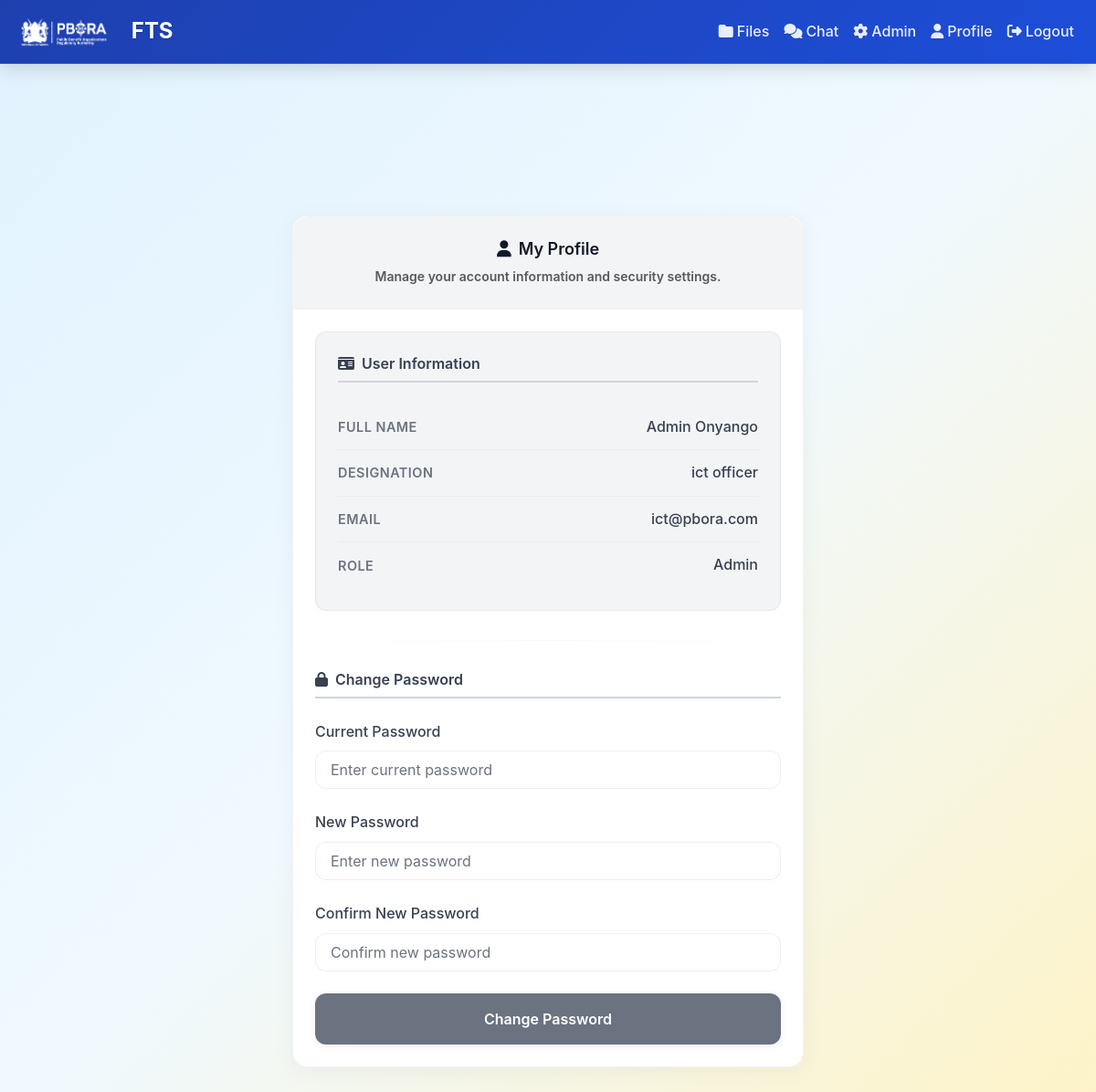
Page /auth/profile (signed in) on the committed database.
### app/models.py (models this page shows, shortened)
class User(db.Model, UserMixin):
    __tablename__ = "users"
    id = db.Column(db.Integer, primary_key=True)
    name = db.Column(db.String(120), nullable=False)
    designation = db.Column(db.String(120), nullable=False)
    email = db.Column(db.String(150), unique=True, nullable=False)
    password = db.Column(db.String(200), nullable=False)
    role = db.Column(db.String(20), default="staff", nullable=False)
    transactions = db.relationship("FileTransaction", backref="user", lazy=True, foreign_keys="FileTransaction.user_id")

### app/routes/auth.py (the view, shortened to what this page needs)
@bp.route("/profile", methods=["GET", "POST"])
@login_required
def profile():
    form = ChangePasswordForm()
    return render_template("auth/profile.html", form=form)

### app/forms.py
class ChangePasswordForm(FlaskForm):
    current_password = PasswordField("Current Password", validators=[DataRequired()])
    new_password = PasswordField("New Password", validators=[DataRequired(), Length(min=6)])
    confirm_password = PasswordField("Confirm New Password", validators=[DataRequired(), EqualTo('new_password', message='Passwords must match')])
    submit = SubmitField("Change Password")

### app/templates/auth/profile.html (shortened to what this page needs)
{% extends "base.html" %}
{% block content %}
<div class="container-fluid min-vh-100 py-5">
    <div class="row justify-content-center">
        <div class="col-md-8 col-lg-6">
            <div class="glass-container p-0">
                <div class="card border-0 shadow-none">
                    <div class="card-header text-center py-4">
                        <h4 class="mb-0">
                            <i class="fas fa-user me-2"></i>My Profile
                        </h4>
                        <p class="text-muted mt-2 mb-0 small">Manage your account information and security settings.</p>
                    </div>
                    <div class="card-body p-4">
                        <div class="info-section">
                            <h5 class="section-header">
                                <i class="fas fa-id-card me-2"></i>User Information
                            </h5>
                            <div class="info-row">
                                <span class="info-label">Full Name</span>
                                <span class="info-value">{{ current_user.name }}</span>
                            </div>
                            <div class="info-row">
                                <span class="info-label">Designation</span>
                                <span class="info-value">{{ current_user.designation }}</span>
                            </div>
                            <div class="info-row">
                                <span class="info-label">Email</span>
                                <span class="info-value">{{ current_user.email }}</span>
                            </div>
                            <div class="info-row">
                                <span class="info-label">Role</span>
                                <span class="info-value">{{ current_user.role.title() }}</span>
                            </div>
                        </div>
                        <hr class="divider">
                        <div>
                            <h5 class="section-header">
                                <i class="fas fa-lock me-2"></i>Change Password
                            </h5>
                            <form method="post">
                                <div class="mb-4">
                                    {{ form.current_password.label(class="form-label") }}
                                    {{ form.current_password(class="form-control", placeholder="Enter current password") }}
                                </div>
                                <div class="mb-4">
                                    {{ form.new_password.label(class="form-label") }}
                                    {{ form.new_password(class="form-control", placeholder="Enter new password") }}
                                </div>
                                <div class="mb-4">
                                    {{ form.confirm_password.label(class="form-label") }}
                                    {{ form.confirm_password(class="form-control", placeholder="Confirm new password") }}
                                </div>
                                <div class="d-grid">
                                    {{ form.submit(class="btn btn-primary py-3") }}
                                </div>
                            </form>
                        </div>
                    </div>
                </div>
            </div>
        </div>
    </div>
</div>
{% endblock %}

### app/static/css/style.css (style rules this page uses)
:root { --primary-color: #1e40af; --primary-hover: #1d4ed8; --primary-light: #dbeafe; --secondary-color: #059669; --secondary-hover: #047857; --accent-color: #d97706; --accent-hover: #b45309; --text-primary: #111827; --text-secondary: #374151; --text-muted: #6b7280; --bg-primary: #ffffff; --bg-secondary: #f9fafb; --bg-tertiary: #f3f4f6; --border-color: #e5e7eb; --border-hover: #d1d5db; --success-color: #059669; --success-bg: #ecfdf5; --error-color: #dc2626; --error-bg: #fef2f2; --warning-color: #d97706; --warning-bg: #fffbeb; --info-color: #0891b2; --info-bg: #ecfeff; --shadow-sm: 0 1px 2px 0 rgba(0, 0, 0, 0.05); --shadow-md: 0 4px 6px -1px rgba(0, 0, 0, 0.1), 0 2px 4px -1px rgba(0, 0, 0, 0.06); --shadow-lg: 0 10px 15px -3px rgba(0, 0, 0, 0.1), 0 4px 6px -2px rgba(0, 0, 0, 0.05); --shadow-xl: 0 20px 25px -5px rgba(0, 0, 0, 0.1), 0 10px 10px -5px rgba(0, 0, 0, 0.04); --font-size-xs: 0.75rem; --font-size-sm: 0.875rem; --font-size-base: 1rem; --font-size-lg: 1.125rem; --font-size-xl: 1.25rem; --font-size-2xl: 1.5rem; --font-size-3xl: 1.875rem; --font-size-4xl: 2.25rem; --spacing-xs: 0.25rem; --spacing-sm: 0.5rem; --spacing-md: 1rem; --spacing-lg: 1.5rem; --spacing-xl: 2rem; --spacing-2xl: 3rem; --radius-sm: 0.25rem; --radius-md: 0.375rem; --radius-lg: 0.5rem; --radius-xl: 0.75rem; --radius-2xl: 1rem; --transition-fast: 0.15s ease-in-out; --transition-normal: 0.3s ease-in-out; --transition-slow: 0.5s ease-in-out; }
body { font-family: 'Inter', -apple-system, BlinkMacSystemFont, 'Segoe UI', Roboto, 'Helvetica Neue', Arial, sans-serif; font-size: var(--font-size-base); line-height: 1.6; color: var(--text-primary); background-color: var(--bg-secondary); -webkit-font-smoothing: antialiased; -moz-osx-font-smoothing: grayscale; }
h1, h2, h3, h4, h5, h6 { font-weight: 600; line-height: 1.3; margin-bottom: var(--spacing-md); color: var(--text-primary); }
h4 { font-size: var(--font-size-lg); }
h5 { font-size: var(--font-size-base); font-weight: 500; }
p { margin-bottom: var(--spacing-md); color: var(--text-secondary); }
.card { border: none; border-radius: var(--radius-xl); box-shadow: var(--shadow-md); background: var(--bg-primary); transition: all var(--transition-normal); overflow: hidden; }
.card-header { background: linear-gradient(135deg, var(--bg-tertiary) 0%, var(--border-color) 100%); border-bottom: 1px solid var(--border-color); padding: var(--spacing-lg) var(--spacing-xl); font-weight: 600; color: var(--text-primary); }
.card-body { padding: var(--spacing-xl); }
.btn { font-weight: 500; border-radius: var(--radius-md); padding: var(--spacing-sm) var(--spacing-lg); transition: all var(--transition-fast); border: none; position: relative; overflow: hidden; }
.btn::before { content: ''; position: absolute; top: 0; left: -100%; width: 100%; height: 100%; background: linear-gradient(90deg, transparent, rgba(255, 255, 255, 0.2), transparent); transition: left var(--transition-normal); }
.btn-primary { background: linear-gradient(135deg, var(--primary-color) 0%, var(--primary-hover) 100%); color: white; box-shadow: var(--shadow-sm); }
.form-control, .form-select { border: 2px solid var(--border-color); border-radius: var(--radius-md); padding: var(--spacing-sm) var(--spacing-md); font-size: var(--font-size-base); transition: all var(--transition-fast); background: var(--bg-primary); color: var(--text-primary); }
.form-control::placeholder { color: var(--text-muted); }
.form-label { font-weight: 500; color: var(--text-primary); margin-bottom: var(--spacing-sm); }

### app/templates/base.html (style rules this page uses)
:root { --content-max-width: 1200px; --sidebar-width: 280px; --header-height: 70px; }
body { background: linear-gradient(135deg, #f8fafc 0%, #f1f5f9 50%, #fef3c7 100%); min-height: 100vh; font-family: 'Inter', -apple-system, BlinkMacSystemFont, 'Segoe UI', Roboto, sans-serif; line-height: 1.6; color: #1f2937; overflow-x: hidden; }

### rows in the picture
User: name "Admin Onyango", designation "ict officer", email "ict@pbora.com", role "Admin"
